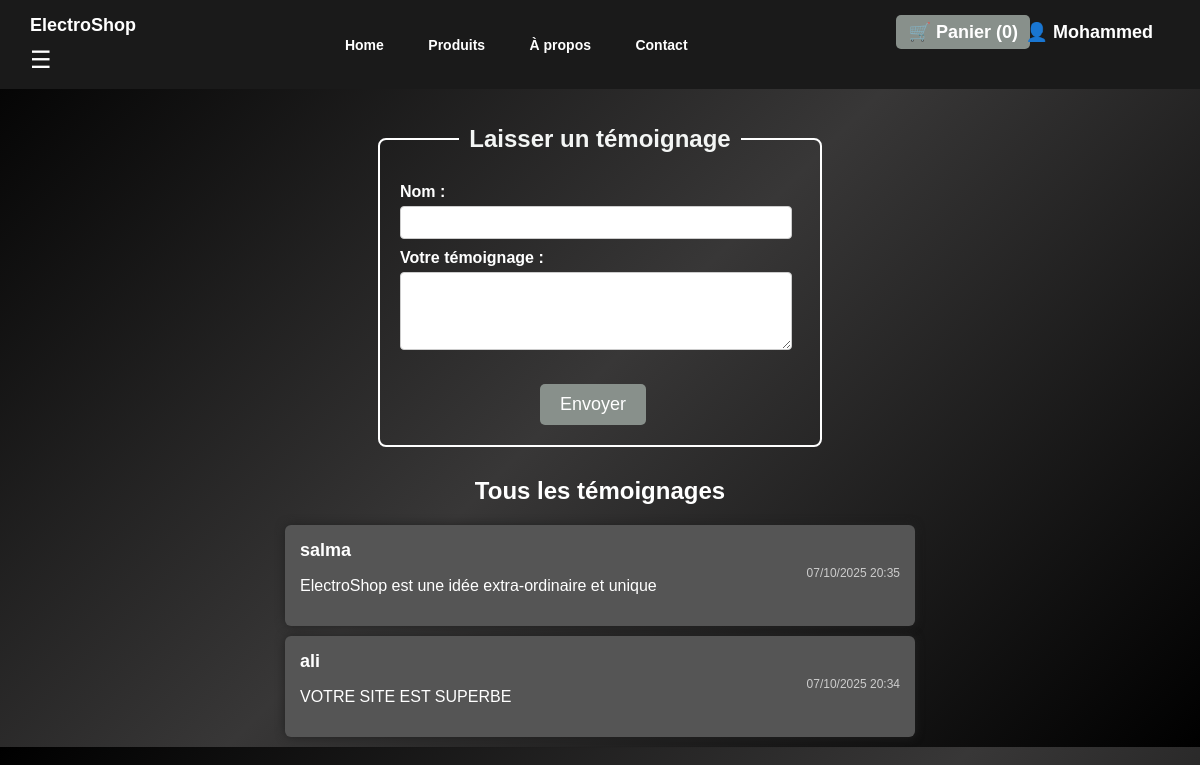
Screenshot of /VIEWS/CLIENT/testimony.php (signed in) with the database file from the repository.
### tables this page shows
CREATE TABLE `commentaire` (
  `id` int(11) NOT NULL,
  `nom` varchar(100) NOT NULL,
  `commentaire` text NOT NULL,
  `date` datetime DEFAULT current_timestamp(),
  `id_produit` int(11) DEFAULT NULL,
  `user_id` int(11) DEFAULT NULL
);

### VIEWS/CLIENT/testimony.php (the view, shortened to what this page needs)
<?php
include("../../VIEWS/headerr.php");
$database = new Database();
$conn = $database->getConnection();
$stmt = $conn->prepare("SELECT * FROM commentaire ORDER BY date DESC");
$stmt->execute();
$commentaires = $stmt->fetchAll(PDO::FETCH_ASSOC);
?>
<!DOCTYPE html>
<html lang="fr">
<head>
  <link rel="stylesheet" href="style_produits.css">
  <link rel="stylesheet" href="panierr.css">
  <link rel="stylesheet" href="style_loginn.css">
<link rel="stylesheet" href="style_testimony.css">
</head>
<body>
 <br><br>
<fieldset style="background-color: transparent;">
  <legend style="text-align:center;" >Laisser un témoignage</legend>
    <form style="background-color: transparent;" method="POST" action="testimony.php">
        <label for="nom">Nom :</label>
        <input type="text" name="nom" id="nom" required>
        <label for="commentaire">Votre témoignage :</label>
        <textarea name="commentaire" id="commentaire" rows="4" required></textarea>
        <button style=" font-size: 18px; margin-left: 35%; margin-top: 30px;" type="submit">Envoyer</button>
    </form>
</fieldset>
<h2 style="text-align:center; margin-bottom: 20px;">Tous les témoignages</h2>
<?php if ($commentaires): ?>
    <?php foreach ($commentaires as $com): ?>
        <div class="commentaire">
            <strong><?= htmlspecialchars($com['nom']) ?></strong>
            <small><?= date('d/m/Y H:i', strtotime($com['date'])) ?></small>
            <p><?= nl2br(htmlspecialchars($com['commentaire'])) ?></p>
        </div>
    <?php endforeach; ?>
<?php else: ?>
    <p style="text-align:center;">Aucun témoignage pour le moment.</p>
<?php endif; ?>
</body>
</html>

### VIEWS/CLIENT/style_homee.css (style rules this page uses)
body { font-family: Arial, sans-serif; margin: 0; padding: 0; background: linear-gradient(135deg, black, rgb(56, 55, 55), black); color: white; }

### VIEWS/CLIENT/panierr.css (style rules this page uses)
body { background-color: white; }
h2 { text-align: center; }

### VIEWS/CLIENT/style_testimony.css (style rules this page uses)
body { background-color: #3d3d3d; color: white; font-family: Arial, sans-serif; }
fieldset { border: 2px solid white; padding: 20px; border-radius: 8px; max-width: 400px; margin: 0 auto 30px auto; background-color: #444; }
legend { font-weight: bold; font-size: 24px; padding: 0 10px; color: #f3f5f4; }
label { font-weight: bold; margin-top: 10px; display: block; }
input[type="text"], textarea { width: 98%; padding: 8px; margin-top: 5px; border-radius: 4px; border: 1px solid #ccc; box-sizing: border-box; color: black; }
button { padding: 10px 20px; background-color: #88908b; border: none; border-radius: 5px; color: white; cursor: pointer; }
.commentaire { background-color: #555; padding: 15px; margin: 10px auto; max-width: 600px; border-radius: 6px; box-shadow: 0 0 10px #222; }
.commentaire strong { display: block; font-size: 18px; margin-bottom: 5px; }
.commentaire small { color: #ccc; font-size: 12px; float: right; }

### rows the page displays
commentaire: nom "salma", date "07/10/2025 20:35", commentaire "ElectroShop est une idée extra-ordinaire et unique"
commentaire: nom "ali", date "07/10/2025 20:34", commentaire "VOTRE SITE EST SUPERBE"

### other values shown
$_SESSION['user'] "Mohammed"
$cartCount "0"
